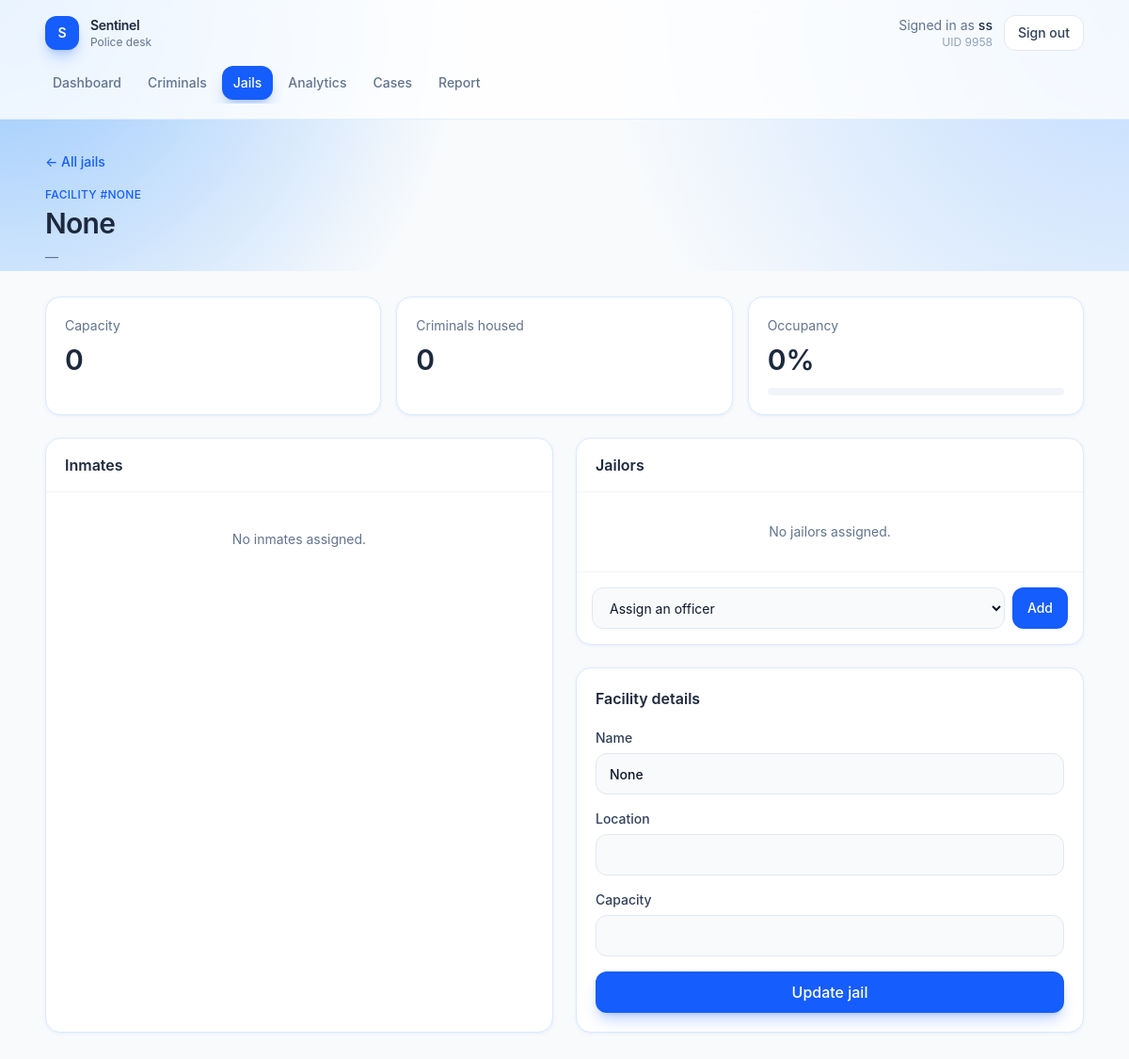
Before: /jails/1 (signed in) with the older database file.
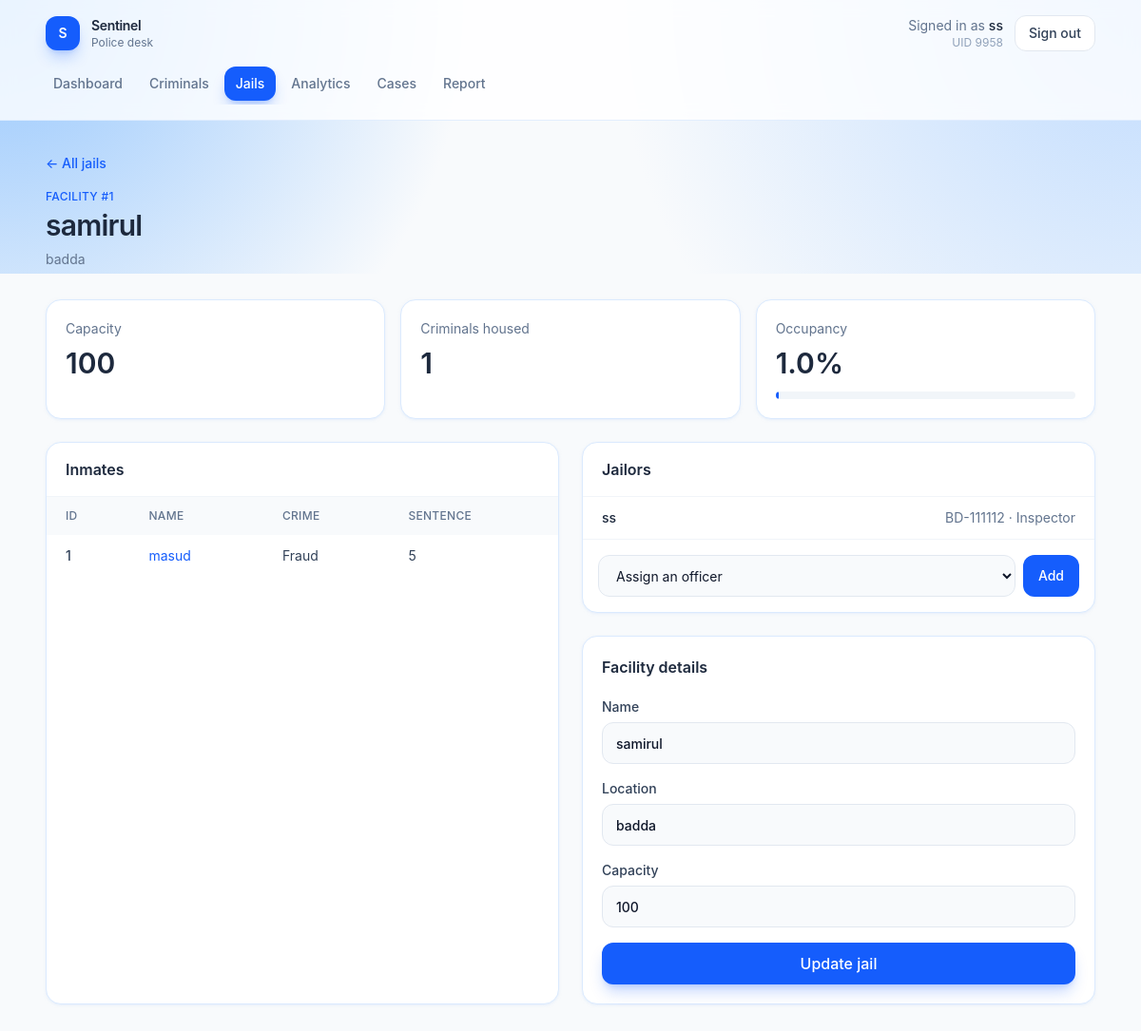
After: the same page with the newer database file.
### tables this page shows
CREATE TABLE Jail (
    JID INTEGER PRIMARY KEY,
    Name TEXT NOT NULL,
    Location TEXT,
    Capacity INTEGER
);

CREATE TABLE Criminal (
    CID INTEGER PRIMARY KEY,
    Name TEXT NOT NULL,
    Age INTEGER,
    Crime TEXT,
    Height REAL,
    Gender TEXT,
    Nationality TEXT,
    JID INTEGER,
    time_sentenced TEXT,
    FOREIGN KEY (JID) REFERENCES Jail(JID)
);

CREATE TABLE Jailor (
    UID INTEGER NOT NULL,
    JID INTEGER NOT NULL,
    PRIMARY KEY (UID, JID),
    FOREIGN KEY (UID) REFERENCES POLICE(UID),
    FOREIGN KEY (JID) REFERENCES Jail(JID)
);

CREATE TABLE USER (
    UID INTEGER PRIMARY KEY,
    phone TEXT,
    age INTEGER,
    gender TEXT,
    role TEXT,
    name TEXT NOT NULL,
    password TEXT NOT NULL
);

CREATE TABLE POLICE (
    UID INTEGER PRIMARY KEY,
    badge_no TEXT UNIQUE,
    patrol_area TEXT,
    number_of_arrests INTEGER DEFAULT 0,
    department TEXT,
    rank TEXT,
    supervisor INTEGER,
    issupervisor boolean DEFAULT FALSE,
    FOREIGN KEY (UID) REFERENCES USER(UID),
    FOREIGN KEY (supervisor) REFERENCES POLICE(UID)
);

### app.py (the view, shortened to what this page needs)
@app.route("/jails/<int:jid>", methods=["GET", "POST"])
def jail_detail(jid):
    if not check_login():
            return redirect("/login")
    if session.get("role") != "police":
        return redirect("/dashboard")
    if request.method == "GET":
        db = get_db()
        jail = db.execute("SELECT j.*, Count(c.CID) as Occupancy FROM Jail j LEFT JOIN Criminal c ON j.JID = c.JID WHERE j.JID = ?", (jid,)).fetchone()
        inmates = db.execute("SELECT * FROM Criminal WHERE JID = ?", (jid,)).fetchall()
        jailers = db.execute("SELECT j.UID, u.Name, p.badge_no, p.rank FROM Jailor j JOIN User u ON j.UID = u.UID JOIN Police p ON j.UID = p.UID WHERE j.JID = ?", (jid,)).fetchall()
        officers = db.execute("SELECT p.UID, u.Name FROM Police p JOIN User u ON p.UID = u.UID where p.UID not in (SELECT distinct UID FROM Jailor)").fetchall()
        return render_template("jail_detail.html", jail=jail, inmates=inmates, jailors=jailers, officers=officers)

### app.py (called while the page is built)
def get_db():
    if "db" not in g:
        g.db = sqlite3.connect(app.config["DATABASE"])
        g.db.row_factory = sqlite3.Row
    return g.db

def check_login():
    if session.get("loggedin_UID") is None:
        return False
    return True

@app.context_processor
def inject_current_user():
    uid = session.get("loggedin_UID")
    if not uid:
        return {"user_name": "Guest"}
    name = session.get("name")
    if not name:
        db = get_db()
        row = db.execute("SELECT name FROM USER WHERE UID = ?", (uid,)).fetchone()
        name = row["name"] if row else "Guest"
        session["name"] = name
    return {"user_name": name}

@app.after_request
def disable_cache(response):
    response.headers["Cache-Control"] = "no-store, no-cache, must-revalidate, max-age=0"
    response.headers["Pragma"] = "no-cache"
    response.headers["Expires"] = "0"
    return response

### templates/jail_detail.html (shortened to what the changed rows need)
{% extends "app.html" %}
{% set jail = jail if jail is defined else {"JID": 1, "Name": "Dhaka Central Jail", "Location": "Keraniganj", "Capacity": 400, "occupancy": 312} %}
{% set inmates = inmates if inmates is defined else [
    {"CID": 101, "Name": "Karim Uddin", "Crime": "Theft", "time_sentenced": "5 years"},
    {"CID": 103, "Name": "Faruk Hossain", "Crime": "Robbery", "time_sentenced": "8 years"},
] %}
{% set jailors = jailors if jailors is defined else [
    {"UID": 1, "name": "rahman", "badge_no": "BD-1042", "rank": "Inspector"},
] %}
{% set officers = officers if officers is defined else [{"UID": 1, "name": "rahman"}, {"UID": 3, "name": "ayesha"}] %}
{% set pct = ((jail.occupancy or 0) / jail.Capacity * 100) if jail.Capacity else 0 %}
{% block page %}
<div class="mb-8">
    <a href="{{ url_for('jails') }}" class="text-sm font-medium text-blue-600 hover:text-blue-700">← All jails</a>
    <p class="mt-4 text-xs font-medium uppercase tracking-wide text-blue-600">Facility #{{ jail.JID }}</p>
    <h1 class="mt-1 text-3xl font-semibold tracking-tight text-slate-800">{{ jail.Name }}</h1>
    <p class="mt-2 text-sm text-slate-500">{{ jail.Location or "—" }}</p>
</div>
<section class="mb-6 grid gap-4 sm:grid-cols-3">
    <article class="rounded-2xl border border-blue-100 bg-white p-5 shadow-sm shadow-blue-100/50">
        <p class="text-sm text-slate-500">Capacity</p>
        <p class="mt-2 text-3xl font-semibold text-slate-800">{{ jail.Capacity or 0 }}</p>
    </article>
    <article class="rounded-2xl border border-blue-100 bg-white p-5 shadow-sm shadow-blue-100/50">
        <p class="text-sm text-slate-500">Criminals housed</p>
        <p class="mt-2 text-3xl font-semibold text-slate-800">{{ jail.occupancy or inmates|length }}</p>
    </article>
    <article class="rounded-2xl border border-blue-100 bg-white p-5 shadow-sm shadow-blue-100/50">
        <p class="text-sm text-slate-500">Occupancy</p>
        <p class="mt-2 text-3xl font-semibold text-slate-800">{{ pct|round(0) }}%</p>
        <div class="mt-3 h-2 overflow-hidden rounded-full bg-slate-100">
            <div class="h-2 rounded-full bg-blue-600" style="width: {{ [pct, 100]|min }}%"></div>
        </div>
    </article>
</section>
<div class="grid gap-6 lg:grid-cols-2">
    <article class="overflow-hidden rounded-2xl border border-blue-100 bg-white shadow-sm shadow-blue-100/50">
        <div class="border-b border-slate-100 px-5 py-4">
            <h2 class="font-semibold text-slate-800">Inmates</h2>
        </div>
        {% if inmates %}
        <div class="overflow-x-auto">
            <table class="w-full text-left text-sm">
                <thead class="bg-slate-50 text-xs uppercase tracking-wide text-slate-500">
                    <tr>
                        <th class="px-5 py-3 font-medium">ID</th>
                        <th class="px-5 py-3 font-medium">Name</th>
                        <th class="px-5 py-3 font-medium">Crime</th>
                        <th class="px-5 py-3 font-medium">Sentence</th>
                    </tr>
                </thead>
                <tbody class="divide-y divide-slate-100">
                    {% for inmate in inmates %}
                    <tr class="text-slate-700">
                        <td class="px-5 py-3 font-medium">{{ inmate.CID }}</td>
                        <td class="px-5 py-3">
                            <a href="{{ url_for('criminal_detail', cid=inmate.CID) }}" class="text-blue-600 hover:text-blue-700">{{ inmate.Name }}</a>
                        </td>
                        <td class="px-5 py-3">{{ inmate.Crime or "—" }}</td>
                        <td class="px-5 py-3">{{ inmate.time_sentenced or "—" }}</td>
                    </tr>
                    {% endfor %}
                </tbody>
            </table>
        </div>
        {% else %}
        <p class="px-5 py-10 text-center text-sm text-slate-500">No inmates assigned.</p>
        {% endif %}
    </article>
    <div class="flex flex-col gap-6">
        <article class="overflow-hidden rounded-2xl border border-blue-100 bg-white shadow-sm shadow-blue-100/50">
            <div class="border-b border-slate-100 px-5 py-4">
                <h2 class="font-semibold text-slate-800">Jailors</h2>
            </div>
            {% if jailors %}
            <ul class="divide-y divide-slate-100 text-sm">
                {% for jailor in jailors %}
                <li class="flex items-center justify-between px-5 py-3">
                    <span class="font-medium text-slate-800">{{ jailor.name }}</span>
                    <span class="text-slate-500">{{ jailor.badge_no }} · {{ jailor.rank or "—" }}</span>
                </li>
                {% endfor %}
            </ul>
            {% else %}
            <p class="px-5 py-8 text-center text-sm text-slate-500">No jailors assigned.</p>
            {% endif %}
            <form action="{{ url_for('jail_detail', jid=jail.JID) }}" method="post" class="flex gap-2 border-t border-slate-100 p-4">
                <select name="UID" class="h-11 flex-1 rounded-xl border border-slate-200 bg-slate-50 px-3.5 text-sm outline-none focus:border-blue-500 focus:bg-white focus:ring-4 focus:ring-blue-100">
                </select>
                <button type="submit" class="h-11 rounded-xl bg-blue-600 px-4 text-sm font-medium text-white hover:bg-blue-700">Add</button>
            </form>
        </article>
        <article class="rounded-2xl border border-blue-100 bg-white p-5 shadow-sm shadow-blue-100/50">
            <h2 class="font-semibold text-slate-800">Facility details</h2>
            <form action="/updatejail" method="post" class="mt-5 flex flex-col gap-4">
                <label class="flex flex-col gap-1.5 text-sm font-medium text-slate-700">
                    Name
                    <input type="text" name="Name" value="{{ jail.Name }}" required class="h-11 rounded-xl border border-slate-200 bg-slate-50 px-3.5 outline-none focus:border-blue-500 focus:bg-white focus:ring-4 focus:ring-blue-100">
                </label>
                <label class="flex flex-col gap-1.5 text-sm font-medium text-slate-700">
                    Location
                    <input type="text" name="Location" value="{{ jail.Location or '' }}" class="h-11 rounded-xl border border-slate-200 bg-slate-50 px-3.5 outline-none focus:border-blue-500 focus:bg-white focus:ring-4 focus:ring-blue-100">
                </label>
                <label class="flex flex-col gap-1.5 text-sm font-medium text-slate-700">
                    Capacity
                    <input type="number" name="Capacity" value="{{ jail.Capacity or '' }}" class="h-11 rounded-xl border border-slate-200 bg-slate-50 px-3.5 outline-none focus:border-blue-500 focus:bg-white focus:ring-4 focus:ring-blue-100">
                </label>
            </form>
        </article>
    </div>
</div>
{% endblock %}

Changed rows visible on the page:
added Jail: JID "1", Name "samirul", Location "badda", Capacity "100"
added Criminal: CID "1", Name "masud", Crime "Fraud", time_sentenced "5"
added Jailor: name "ss", badge_no "BD-111112", rank "Inspector"
Other visible differences:
{{ jail.occupancy or inmates|length }}: "0" → "1"
{{ pct|round(0) }}: "0" → "1.0"
{{ jail.JID }}: "NONE" → (not shown)
{{ jail.Name }}: "None" → (not shown)
{{ jail.Location or "—" }}: "—" → (not shown)
{{ jail.Capacity or 0 }}: "0" → (not shown)
form field Name: "None" → (not shown)
text no longer shown: "No inmates assigned. No jailors assigned."
text now shown: "ID NAME CRIME SENTENCE"
